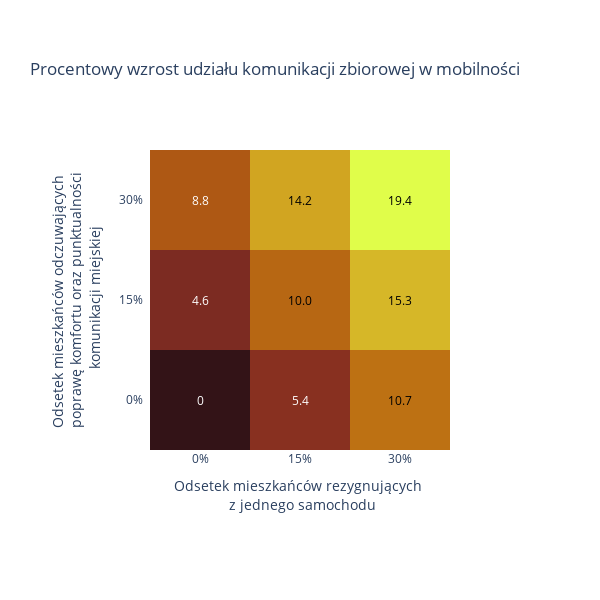

Notebook cell for this chart:
### Code cell
mode = 'public'

base = modal_splits['ms_scenario_0_0_0'][mode]['median']

sc_0_0_15 = modal_splits['ms_scenario_0_0_15'][mode]['median']
sc_0_0_30 = modal_splits['ms_scenario_0_0_3'][mode]['median']

sc_15_15_0 = modal_splits['ms_scenario_15_15_0'][mode]['median']
sc_15_15_15 = modal_splits['ms_scenario_15_15_15'][mode]['median']
# sc_15_15_30 = modal_splits['ms_scenario_15_15_3']['car']['median']

sc_30_30_0 = modal_splits['ms_scenario_3_3_0'][mode]['median']
# sc_30_30_15 = modal_splits['ms_scenario_3_3_15']['car']['median']
sc_30_30_30 = modal_splits['ms_scenario_3_3_3'][mode]['median']

def get_diff(base, new):
    return round(((new - base) / base) * 100 , 1)

# data=[
#     [get_diff(base, sc_30_30_0), get_diff(base, sc_30_30_0) + get_diff(base, sc_0_0_15), get_diff(base, sc_30_30_30)],
#     [get_diff(base, sc_15_15_0), get_diff(base, sc_15_15_15), get_diff(base, sc_15_15_0) + get_diff(base, sc_0_0_30)],
#     [0, get_diff(base, sc_0_0_15), get_diff(base, sc_0_0_30)]
# ]

data=[
    [0, get_diff(base, sc_0_0_15), get_diff(base, sc_0_0_30)],
    [get_diff(base, sc_15_15_0), get_diff(base, sc_15_15_15), round(get_diff(base, sc_15_15_0) + get_diff(base, sc_0_0_30), 1)],
    [get_diff(base, sc_30_30_0), round(get_diff(base, sc_30_30_0) + get_diff(base, sc_0_0_15), 1), get_diff(base, sc_30_30_30)],
]

# fig = px.imshow(data,
#                 labels=dict(
#                     x='Odsetek mieszkańców rezygnujących <br> z jednego samochodu',
#                     y='Odsetek mieszkańców odczuwających poprawę <br> komfortu oraz punktualności komunikacji miejskiej',
#                     color="Wzrost (%)"),
#                 x=['0%', '15%', '30%'],
#                 y=['30%', '15%', '0%'],
#                 color_continuous_scale='solar',
#                 title='Procentowy wzrost udziału komunikacji zbiorowej w mobilności'
#                )
# fig.update_xaxes(side="bottom")
# fig.show()

fig = ff.create_annotated_heatmap(data,
                x=['0%', '15%', '30%'],
                y=['0%', '15%', '30%'],
                colorscale=px.colors.sequential.solar,
               )
fig.update_xaxes(side="bottom")
fig['layout']['xaxis']['side'] = 'bottom'
fig.update_layout(
    title='Procentowy wzrost udziału komunikacji zbiorowej w mobilności',
    xaxis_title='Odsetek mieszkańców rezygnujących <br> z jednego samochodu',
    yaxis_title='Odsetek mieszkańców odczuwających <br> poprawę komfortu oraz punktualności <br> komunikacji miejskiej',
    margin=dict(l=margin_size, r=margin_size, t=margin_size, b=margin_size),
    height=600,
    width=600,
    font=dict(
        size=12,
    )
)
for i in range(len(fig.layout.annotations)):
    fig.layout.annotations[i].font.size = 12
fig.show()

### Figure 1 — Plotly figure (JSON) as saved in the notebook; plotly's stock layout.template omitted (floating-point values rounded to 4 significant figures)
{"data": [{"colorscale": [[0, "rgb(51, 19, 23)"], [0.09091, "rgb(79, 28, 33)"], [0.1818, "rgb(108, 36, 36)"], [0.2727, "rgb(135, 47, 32)"], [0.3636, "rgb(157, 66, 25)"], [0.4545, "rgb(174, 88, 20)"], [0.5455, "rgb(188, 111, 19)"], [0.6364, "rgb(199, 137, 22)"], [0.7273, "rgb(209, 164, 32)"], [0.8182, "rgb(217, 192, 44)"], [0.9091, "rgb(222, 222, 59)"], [1, "rgb(224, 253, 74)"]], "reversescale": false, "showscale": false, "type": "heatmap", "x": ["0%", "15%", "30%"], "y": ["0%", "15%", "30%"], "z": [[0, 5.4, 10.7], [4.6, 10, 15.3], [8.8, 14.2, 19.4]]}], "layout": {"annotations": [{"font": {"color": "#FFFFFF", "size": 12}, "showarrow": false, "text": "0", "x": "0%", "xref": "x", "y": "0%", "yref": "y"}, {"font": {"color": "#FFFFFF", "size": 12}, "showarrow": false, "text": "5.4", "x": "15%", "xref": "x", "y": "0%", "yref": "y"}, {"font": {"color": "#000000", "size": 12}, "showarrow": false, "text": "10.7", "x": "30%", "xref": "x", "y": "0%", "yref": "y"}, {"font": {"color": "#FFFFFF", "size": 12}, "showarrow": false, "text": "4.6", "x": "0%", "xref": "x", "y": "15%", "yref": "y"}, {"font": {"color": "#000000", "size": 12}, "showarrow": false, "text": "10.0", "x": "15%", "xref": "x", "y": "15%", "yref": "y"}, {"font": {"color": "#000000", "size": 12}, "showarrow": false, "text": "15.3", "x": "30%", "xref": "x", "y": "15%", "yref": "y"}, {"font": {"color": "#FFFFFF", "size": 12}, "showarrow": false, "text": "8.8", "x": "0%", "xref": "x", "y": "30%", "yref": "y"}, {"font": {"color": "#000000", "size": 12}, "showarrow": false, "text": "14.2", "x": "15%", "xref": "x", "y": "30%", "yref": "y"}, {"font": {"color": "#000000", "size": 12}, "showarrow": false, "text": "19.4", "x": "30%", "xref": "x", "y": "30%", "yref": "y"}], "font": {"size": 12}, "height": 600, "margin": {"b": 150, "l": 150, "r": 150, "t": 150}, "title": {"text": "Procentowy wzrost udziału komunikacji zbiorowej w mobilności"}, "width": 600, "xaxis": {"dtick": 1, "gridcolor": "rgb(0, 0, 0)", "side": "bottom", "ticks": "", "title": {"text": "Odsetek mieszkańców rezygnujących <br> z jednego samochodu"}}, "yaxis": {"dtick": 1, "ticks": "", "ticksuffix": "  ", "title": {"text": "Odsetek mieszkańców odczuwających <br> poprawę komfortu oraz punktualności <br> komunikacji miejskiej"}}}}
